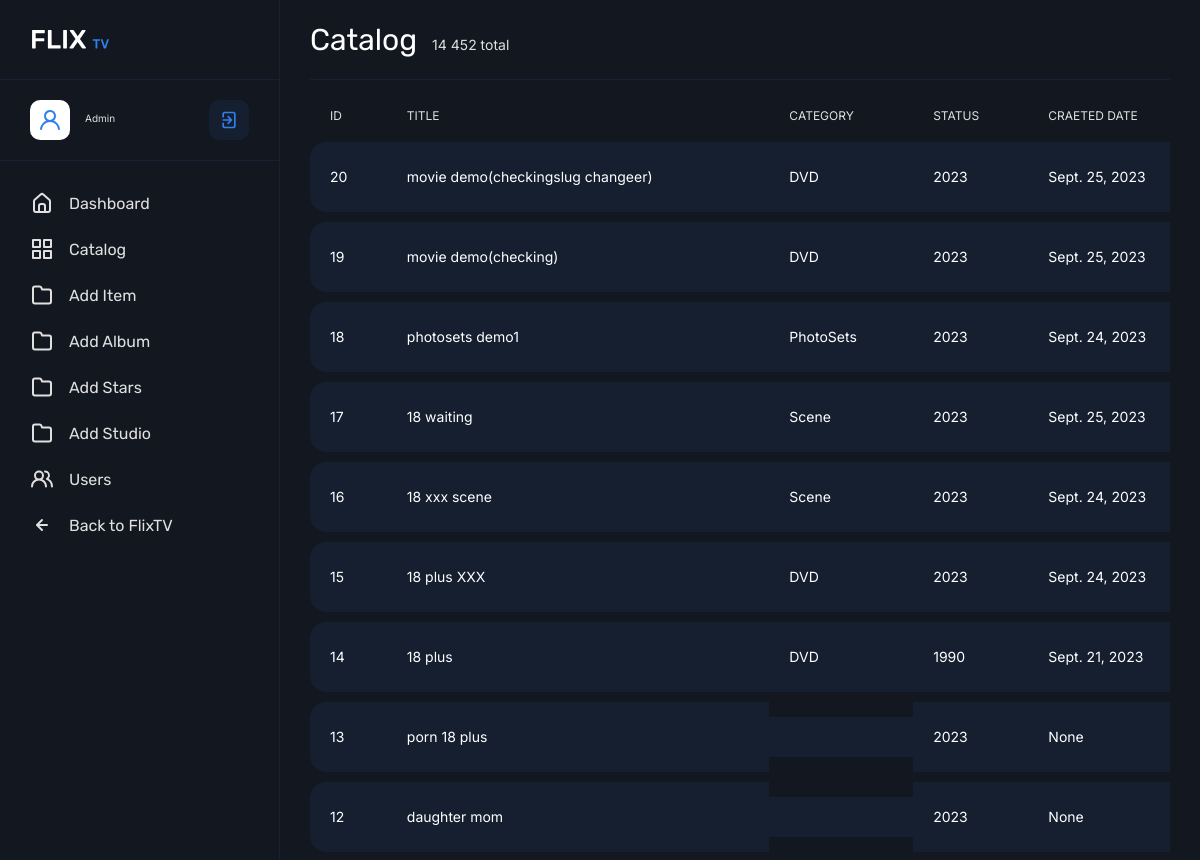
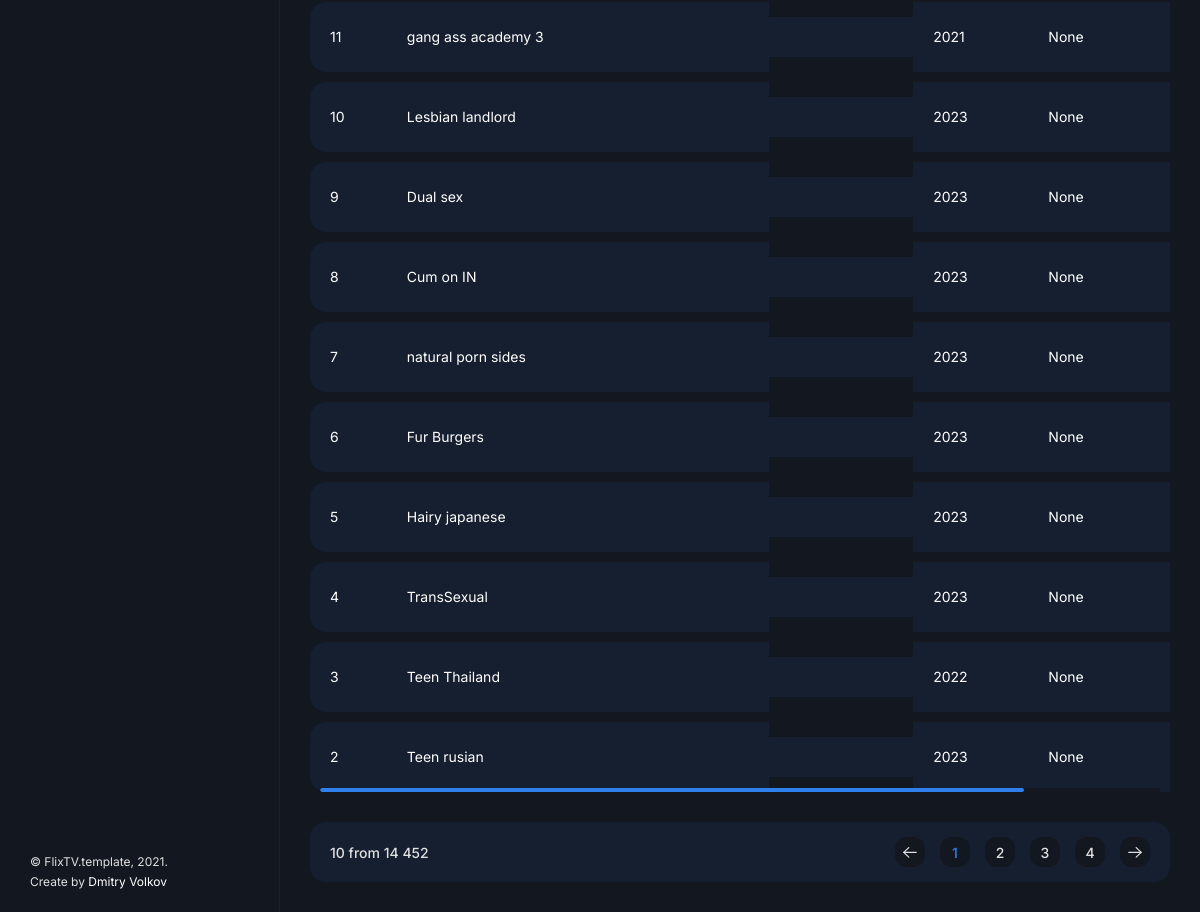
Page /adminpage/catalog/ (signed in) on the earlier database version (2 pictures, top to bottom).
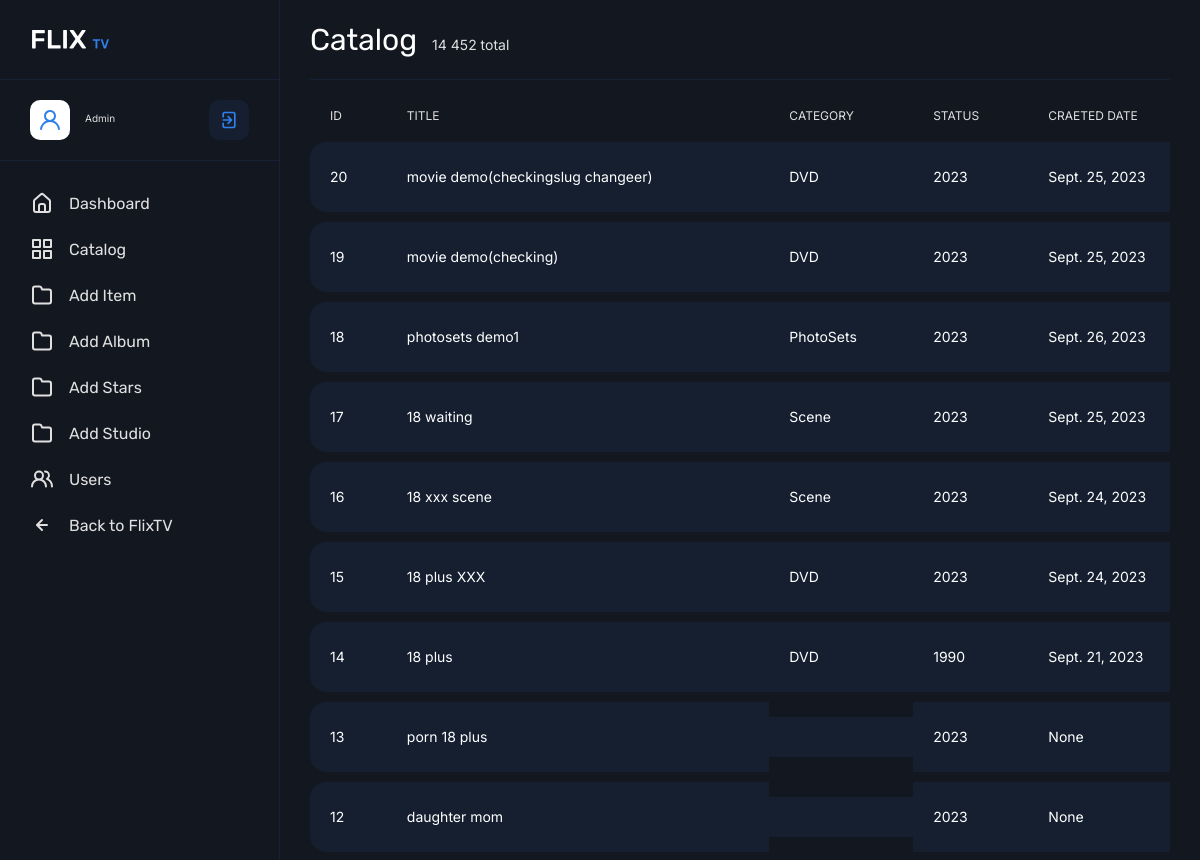
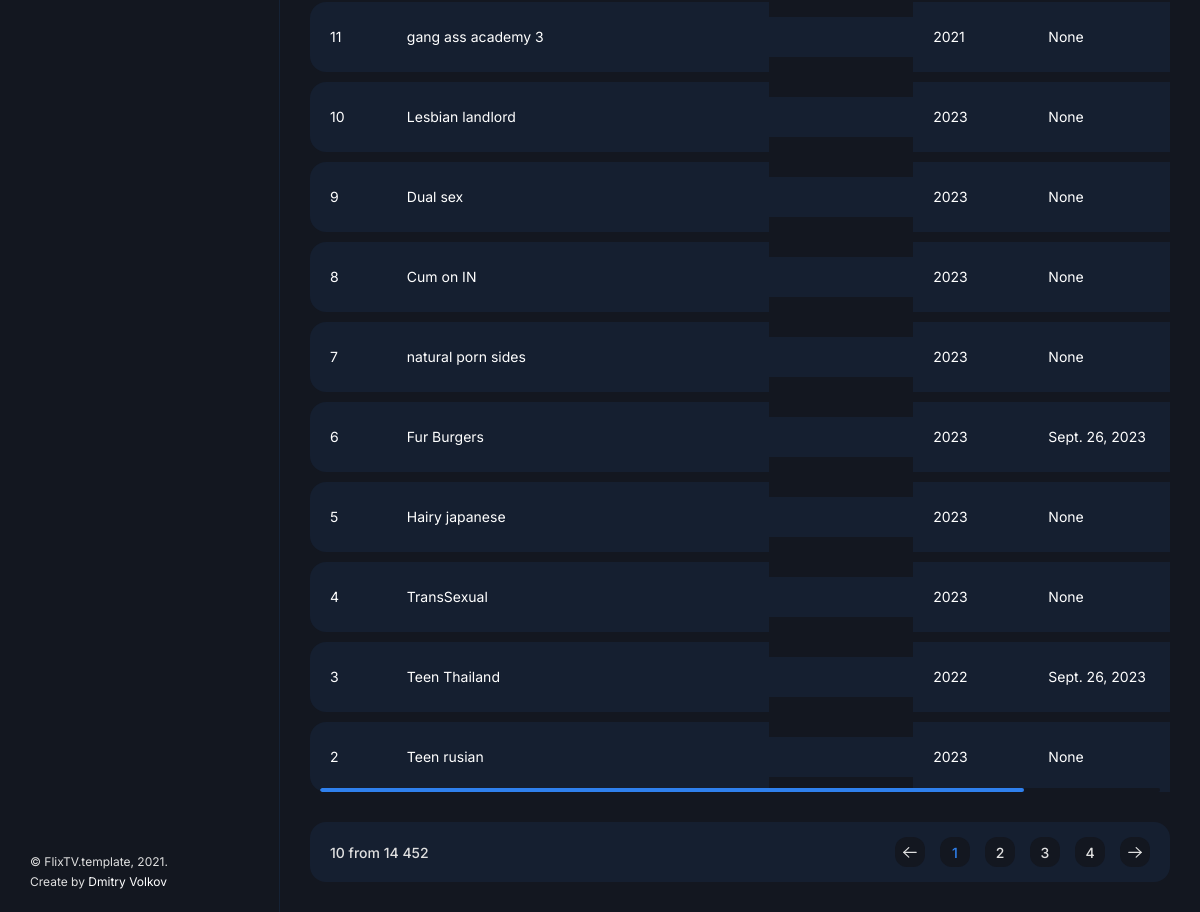
Same page on the later database version (2 pictures, top to bottom).
### indexapp/models.py (models this page shows, shortened)
class MovieDetail(models.Model):
    movie_name=models.CharField(max_length=100)
    year=models.IntegerField()
    stars=models.ManyToManyField(StarsModel,related_name='stars',blank=True)
    quality=models.CharField(max_length=50,default=False)
    type=models.CharField(max_length=20,blank=True)
    coverphoto=models.ImageField(upload_to='coverphoto/',null=True)
    duration=models.IntegerField(null=True,blank=True)
    short_description=models.TextField(max_length=100000)
    images=models.ManyToManyField(ImagesModel,related_name='related_images')
    trailer=models.FileField(upload_to='trailer/',blank=True,null=True)
    price=models.FloatField()
    genre=models.ManyToManyField(Category)
    studio=models.ForeignKey(StudioModel,on_delete=models.CASCADE,blank=True,null=True)
    slug=models.SlugField(unique=True,blank=False)
    link=models.URLField(unique=False,blank=True, default=False)
    created_at=models.DateField(auto_now=True,null=True)

### owner/views.py (the view)
# urls.py: path('catalog/',views.catalog,name='catalog'),
@user_passes_test(is_superadmin)
def catalog(request):
    movie_details=MovieDetail.objects.all().order_by('-id')
    context={
      'item':movie_details
    }
    return render(request,'owner/catalog.html',context)

### detailapp/context_processors.py (called while the page is built, shortened)
def counter(request):
    cart_count=0
    if 'admin' in request.path:
        return {}
    return dict(cart_count=cart_count)

### owner/views.py (called while the page is built)
def is_superadmin(user):
    return user.is_authenticated and user.is_superadmin

### templates/owner/catalog.html (shortened to what this page needs)
{% extends 'owner/base.html' %}
{% load static %}
{% block content %}
	<main class="main">
		<div class="container-fluid">
			<div class="row">
				<div class="col-12">
					<div class="main__title">
						<h2>Catalog</h2>
						<span class="main__title-stat">14 452 total</span>
					</div>
				</div>
				<div class="col-12">
					<div class="main__table-wrap">
						<table class="main__table">
							<thead>
								<tr>
									<th>ID</th>
									<th>TITLE</th>
									<th>CATEGORY</th>
									<th>STATUS</th>
									<th>CRAETED DATE</th>
								</tr>
							</thead>
							<tbody>
								<tr>
									{% for data in item %}
									<td>
										<div class="main__table-text">{{data.id}}</div>
									</td>
									<td>
										<div class="main__table-text"><a href="#">{{data.movie_name}}</a></div>
									</td>
									<td>
										<div class="main__table-text">{{data.type}}</div>
									</td>
									<td>
										<div class="main__table-text">{{data.year}}</div>
									</td>
									<td>
										<div class="main__table-text">{{data.created_at}}</div>
									</td>
								</tr>
								{% endfor %}
															</tbody>
						</table>
					</div>
				</div>
				<div class="col-12">
					<div class="paginator">
						<span class="paginator__pages">10 from 14 452</span>
						<ul class="paginator__paginator">
							<li>
								<a href="#">
								</a>
							</li>
							<li class="active"><a href="#">1</a></li>
							<li><a href="#">2</a></li>
							<li><a href="#">3</a></li>
							<li><a href="#">4</a></li>
							<li>
								<a href="#">
								</a>
							</li>
						</ul>
					</div>
				</div>
			</div>
		</div>
	</main>
	{% endblock %}

Differences in the rows shown:
changed MovieDetail "photosets demo1": created_at "Sept. 24, 2023" → "Sept. 26, 2023"
changed MovieDetail "Fur Burgers": created_at "None" → "Sept. 26, 2023"
changed MovieDetail "Teen Thailand": created_at "None" → "Sept. 26, 2023"
